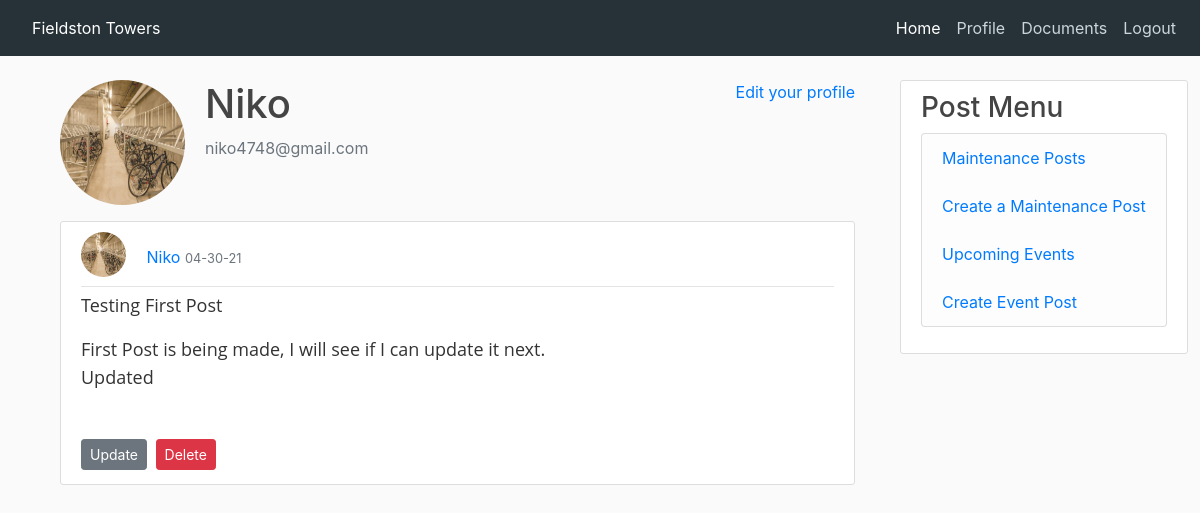
Page /user/Niko (signed in) on the earlier database version.
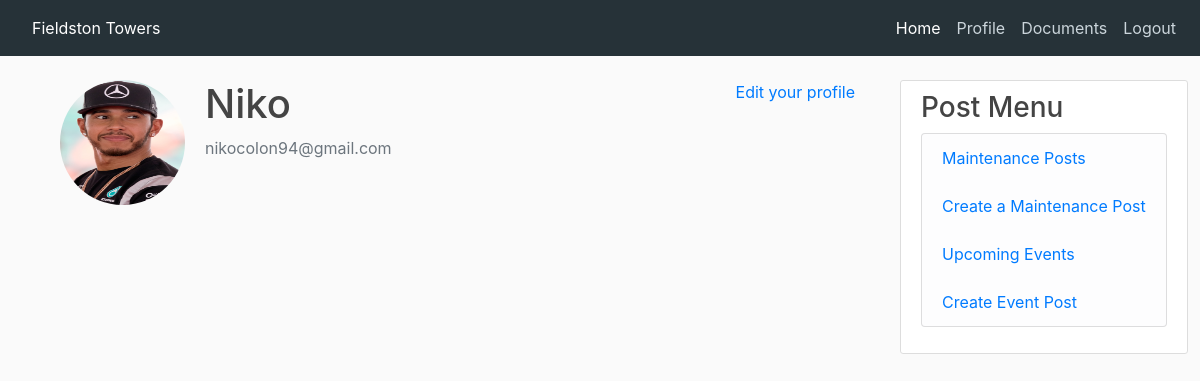
Same page on the later database version.
### app/models.py (models this page shows, shortened)
class User(UserMixin, db.Model):
    id = db.Column(db.Integer, primary_key=True)
    username = db.Column(db.String(20), unique=True, nullable=False)
    first_name = db.Column(db.String(60), nullable=False)
    last_name = db.Column(db.String(60), nullable=False)
    phone_number = db.Column(db.String())
    email = db.Column(db.String(120), unique=True, nullable=False)
    profile_img = db.Column(db.String(20), default='default.jpeg')
    password_hash = db.Column(db.String(128), nullable=False)
    email_notification = db.Column(db.Boolean, default=False)
    text_notification = db.Column(db.Boolean, default=False)
    posts = db.relationship('CommunityBoard', backref='author', lazy=True)
    maintenances = db.relationship('Maintenance', backref='author', lazy=True)
    events = db.relationship('Event', backref='author', lazy=True)
    admin = db.Column(db.Boolean, default=False)

class CommunityBoard(db.Model):
    id = db.Column(db.Integer, primary_key=True)
    title = db.Column(db.String)
    post_img = db.Column(db.String(20), nullable=True)
    body = db.Column(db.String)
    user_id = db.Column(db.Integer, db.ForeignKey('user.id'))
    timestamp = db.Column(db.DateTime, default=datetime.utcnow())

### app/routes.py (the view)
@app.route('/user/<username>')
@login_required
def user(username):
    user = User.query.filter_by(username=username).first_or_404()
    posts = CommunityBoard.query.filter_by(user_id=user.id).order_by(CommunityBoard.timestamp.desc()).all()
    return render_template('user.html', user=user, posts=posts)

### app/models.py (called while the page is built)
@login.user_loader
def load_user(id):
    return User.query.get(int(id))

### app/templates/user.html (shortened to what this page needs)
{% extends "base_login.html" %}
{% block content %}
<main class="container">
    <div class="media">
        <img class="rounded-circle account-img" src="{{ url_for('static', filename='profile_pics/' + user.profile_img)}}">
        <div class="media-body">
            <h2 class="account-heading">{{ user.username }}</h2>
            <p class="text-secondary">{{ user.email }}</p>
        </div>
        {% if user == current_user %}
        <p><a href="{{ url_for('edit_profile') }}">Edit your profile</a></p>
        {% endif %}
    </div>
    {% for post in posts %}
    <article class="media content-section">
        <div class="media-body">
            <div class="article-metadata">
                <img class="rounded-circle article-img"
                     src="{{ url_for('static', filename='profile_pics/' + post.author.profile_img) }}">
                <a href="{{ url_for('user', username=post.author.username) }}">{{ post.author.username }}</a>
                <small class="text-muted">{{ post.timestamp.strftime('%m-%d-%y') }}</small>
            </div>
            <p class="article-content">{{ post.title}}</p>
            <p class="article-content">{{ post.body }}</p>
            {% if post.author == current_user %}
            <div>
                <a class="btn btn-secondary btn-sm mt-1 mb-1" href="{{ url_for('update_post', post_id=post.id) }}">Update</a>
                <button type="button" class="btn btn-danger btn-sm m-1" data-toggle="modal" data-target="#deleteModal">
                    Delete
                </button>
            </div>
            {% endif %}
        </div>
    </article>
    {% endfor %}
</main>
{% endblock %}

### app/templates/base_login.html (shortened to what this page needs)
<!DOCTYPE html>
<html>
<head>
    {{ bootstrap.load_css() }}
    <link rel="stylesheet" href="https://maxcdn.bootstrapcdn.com/bootstrap/4.0.0/css/bootstrap.min.css"
>
    <link rel="stylesheet" href="https://cdnjs.cloudflare.com/ajax/libs/intl-tel-input/16.0.4/css/intlTelInput.css">
    <link rel="stylesheet" type="text/css" href="{{ url_for('static', filename='css/base_login.css') }}">
</head>
<body>
<header class="site-header">
    {% block navbar %}
    <nav class="navbar navbar-dark fixed-top navbar-expand-sm">
        {% if current_user.is_authenticated %}
        <a class="nav-link" href="{{ url_for('home') }}">Fieldston Towers</a>
        {% else %}
        <a class="nav-link" href="{{ url_for('index') }}">Fieldston Towers</a>
        {% endif %}
        <div class="collapse navbar-collapse justify-content-end" id="navbarNav">
            <ul class="nav navbar-nav">
                <li class="nav-item active">
                    {% if current_user.is_authenticated %}
                    <a class="nav-link" href="{{ url_for('home') }}">Home</a>
                    {% else %}
                    <a class="nav-link" href="{{ url_for('index') }}">Home</a>
                    {% endif %}
                </li>
                <li class="nav-item">
                    {% if current_user.is_authenticated %}
                    <a class="nav-link" href="{{ url_for('user', username=current_user.username) }}">Profile</a>
                    {% else %}
                    <a class="nav-link" href="{{ url_for('amenities') }}">Amenities</a>
                    {% endif %}
                </li>
                <li class="nav-item">
                    <a class="nav-link" href="{{ url_for('documents') }}">Documents</a>
                </li>
                <li class="nav-item">
                    {% if current_user.is_anonymous %}
                    <a class="nav-link" href="{{ url_for('login') }}"><span class="fas fa-sign-in-alt"></span> Residents</a>
                    {% else %}
                    <a class="nav-link" href="{{ url_for('logout') }}">
                        Logout</a>
                    {% endif %}
                </li>
            </ul>
        </div>
    </nav>
    {% endblock %}
</header>
<main role="main" class="container">
    <div class="row">
        <div class="col-md-9">
            {% block content %}{% endblock %}
        </div>
        {% if current_user.is_authenticated %}
            <div class="col-md-3">
                <div class="content-section menu">
                    <h3>Post Menu</h3>
                    <ul class="list-group">
                        <li class="list-group-item list-group-item-light"><a href="{{url_for('maintenance')}}">Maintenance
                            Posts</a></li>
                        <li class="list-group-item list-group-item-light"><a href="{{url_for('maintenance_form')}}">Create a
                            Maintenance Post</a></li>
                        <li class="list-group-item list-group-item-light"><a href="{{url_for('events')}}">Upcoming
                            Events</a></li>
                        <li class="list-group-item list-group-item-light"><a href="{{url_for('event_form')}}">Create Event
                            Post</a></li>
                    </ul>
                </div>
            </div>
        {% endif %}
    </div>
</main>
</body>
</html>

### app/static/css/base_login.css (style rules this page uses)
body { background: #fafafa; color: #333333; margin-top: 5rem; }
h1, h2, h3, h4, h5, h6 { color: #444444; }
.site-header .navbar-nav .nav-link { color: #cbd5db; }
.content-section { background: #ffffff; padding: 10px 20px; border: 1px solid #dddddd; border-radius: 3px; margin-bottom: 20px; }
.account-img { height: 125px; width: 125px; margin-right: 20px; margin-bottom: 16px; }
.account-heading { font-size: 2.5rem; }
nav { background-color: #263238; }
.nav-link { color: white; }
.menu { position: fixed; transition: top 0.3s; }

Differences in the rows shown:
removed CommunityBoard: profile_img (picture), author.username "Niko", timestamp "04-30-21", title "Testing First Post", body "First Post is being made, I will see if I can update it next. Updated"
changed User "Niko": profile_img: a different picture; email "niko4748@gmail.com" → "nikocolon94@gmail.com"
